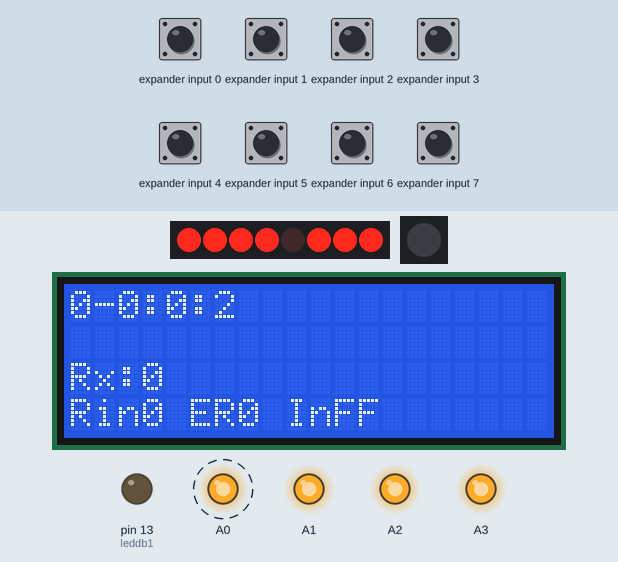
Simulated run of this program. Board: Arduino Uno, built with avr-gcc and run on an emulated ATmega328P. Shown: 8 port-expander outputs drawn as a row of LEDs (first output left, lit = HIGH), 1 RGB LEDs in strip order, left to right, 20×4 character LCD, output pins drawn as LEDs (lit = HIGH). Wiring (inferred from the names in the program): PCF8574 port expander at I2C address 0x22; PCF8574 port expander at I2C address 0x23. Wiring (inferred from the signals the program sends): row of LEDs: on Q0, Q1, Q2, Q3, Q4, Q5, Q6, Q7. Dashed ring = blinking. The test bench sets the inputs (shaded band); at power-on: expander input 0–7 HIGH. What the program prints to the serial monitor is not drawn.

Above: at 1.2 s.
1.3 s: expander input 0 pulled LOW for 0.15 s
2.0 s: expander input 1 pulled LOW for 0.15 s
At 2.4 s:
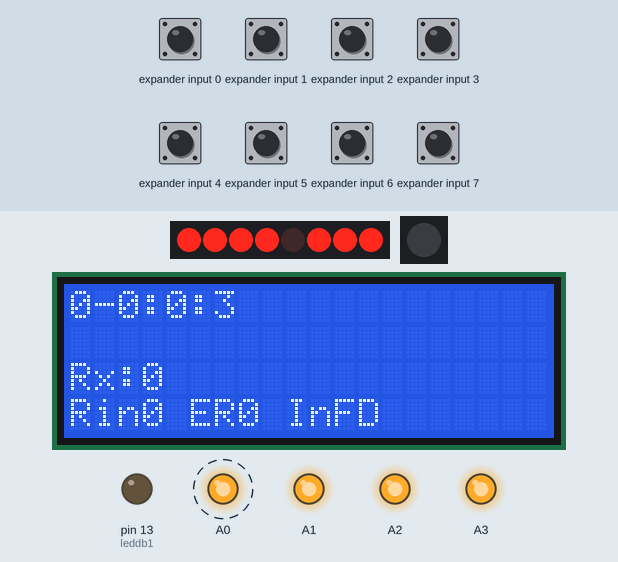
2.7 s: expander input 2 pulled LOW for 0.15 s
At 2.83 s:
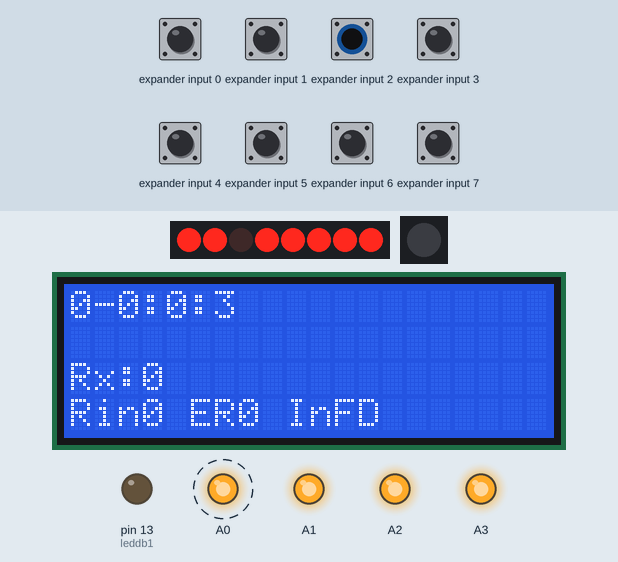
3.4 s: expander input 3 pulled LOW for 0.15 s
At 3.6 s:
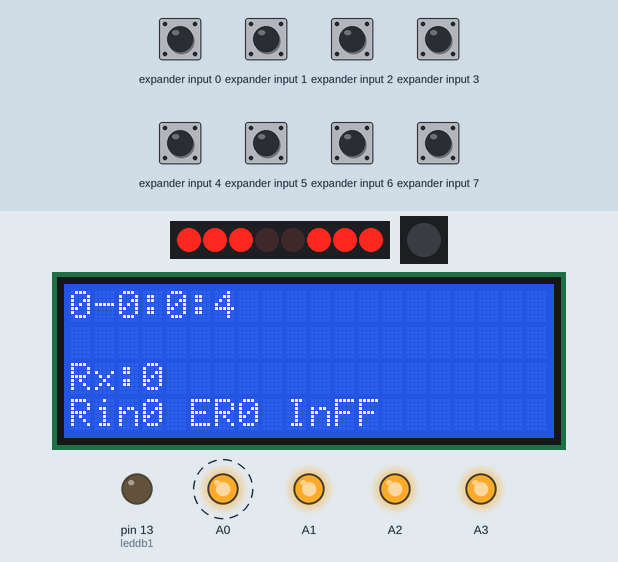
4.1 s: expander input 5 pulled LOW for 1 s
At 4.39 s:
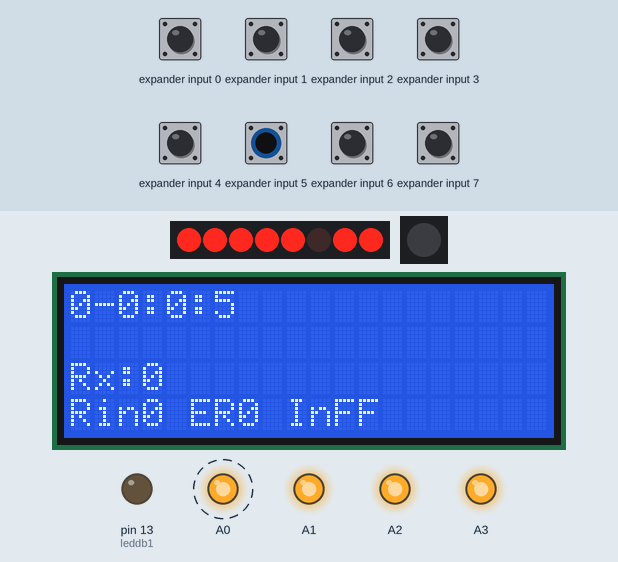
5.7 s: expander input 6 pulled LOW for 0.15 s
At 6.79 s:
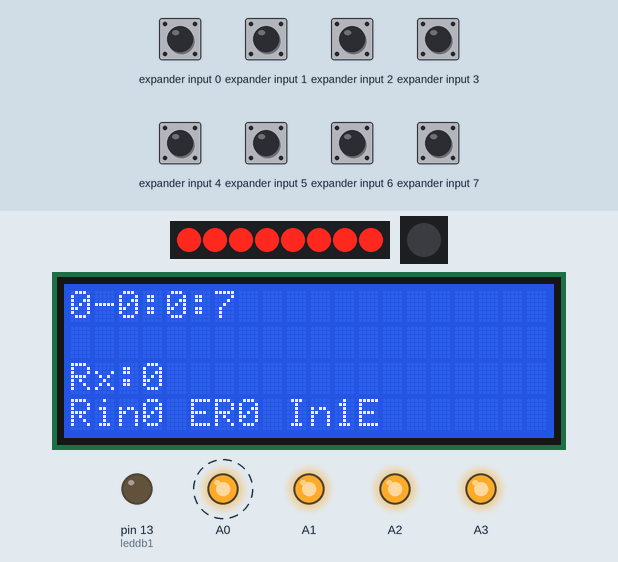
Timing chart, 0 to 7.4 s (numbered marks = the images above; inputs shaded):
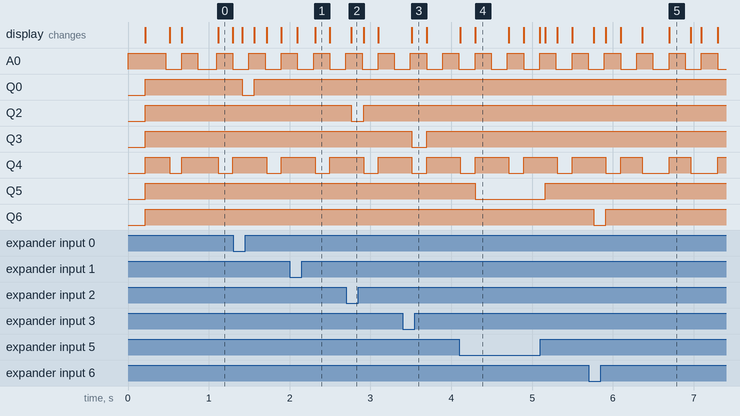

The program:

main.cpp
```cpp
//=======================================================================//
//includes
#include <avr/wdt.h>
#include "Arduino.h"
#include <LiquidCrystal_I2C.h>
#include "comunicazione.h"  //routines per la comunicazione 485 tonali#
#include <Adafruit_NeoPixel.h>
#ifdef __AVR__
 #include <avr/power.h> // Required for 16 MHz Adafruit Trinket
#endif
//=======================================================================//

//#define DEBUG //decommentare per attivare la scrittura su seriale per PC
#define LED_COUNT   1
#define LED_PIN     6
#define BRIGHTNESS  10

const char Address = 0x15;  //Indirizzo slave comunicazione scheda
//const char compile_date[] = __DATE__;
//const char compile_time[] = __TIME__;
//const char filename[] = __FILE__;
unsigned long tempo_loop, tempo_rx, tempo_address;
const unsigned int TIMEOUT = 50000; //timeout sulla 485
//String incomingString = "";

bool stringComplete = false;  // whether the string is complete
unsigned int num_rx = 0;
const byte leddb1 = 13;
unsigned long counterLN;
unsigned long counterTT;
int counterER;
byte led_db1 = 0;
byte inputpcfpin;

byte secondi;                // informazione dei secondi trascorsi dall'accensione
byte minuti = 0;             // informazione dei minuti trascorsi dall'accensione
byte ore = 0;               // informazione delle ore trascorse dall'accensione
byte giorni = 0;             // informazione dei giorni trascorsi dall'accensione
byte inpcf_val = 0;
byte out_pcf = 0;
byte out_pcf_old =0;
byte r = 0;
byte g = 0;
byte b = 0;
int virtual_timer1=0;
int virtual_timer2=0;
int virtual_timer3=0;
int virtual_timer4=0;

//=======================================================================//
// Create an ledStrip object and specify the pin it will use.
//PololuLedStrip<LED_PIN> ledStrip;
//rgb_color colors[1];
LiquidCrystal_I2C lcd(0x27, 20, 4);
Adafruit_NeoPixel strip(LED_COUNT, LED_PIN, NEO_GRB + NEO_KHZ800);
//=======================================================================//
//globals

//=======================================================================//
//setup function runs once
void setup() {

//=======================================================================//
  MCUSR = 0; //!!!! ELIMINA IL PROBLEMA AL RIAVVIO CHE SI RESETTA CONTINUAMENTE
  wdt_disable();
//=======================================================================//
  inputString.reserve(35);  // reserve 35 bytes for the inputString
  tempString.reserve(35);

  Serial.begin(9600);
  Serial.setTimeout(500);
  while (!Serial);
  //Serial.println(compile_date);
  //Serial.println(compile_time);
  pinMode(A0, OUTPUT);
  pinMode(A1, OUTPUT);
  pinMode(A2, OUTPUT);
  pinMode(A3, OUTPUT);
  pinMode(leddb1, OUTPUT);

  pinMode(7, INPUT);
  pinMode(8, INPUT);
  pinMode(9, INPUT);
  pinMode(10, INPUT);
  pinMode(2, INPUT);
  pinMode(3, INPUT);
  pinMode(4, INPUT);
  pinMode(5, INPUT);
  digitalWrite(A0, HIGH);
  digitalWrite(A1, HIGH);
  digitalWrite(A2, HIGH);
  digitalWrite(A3, HIGH);
  strip.begin();
  strip.setBrightness(BRIGHTNESS);
  lcd.init();    // inizializza  lcd
  lcd.backlight();
  //====================================================================
  cli();//stop interrupts

  //set virtual_timer0 interrupt at 2kHz
  TCCR0A = 0;// set entire TCCR2A register to 0
  TCCR0B = 0;// same for TCCR2B
  TCNT0  = 0;//initialize counter value to 0
  // set compare match register for 2khz increments
  OCR0A = 124;// = (16*10^6) / (2000*64) - 1 (must be <256)
  // turn on CTC mode
  TCCR0A |= (1 << WGM01);
  // Set CS01 and CS00 bits for 64 prescaler
  TCCR0B |= (1 << CS01) | (1 << CS00);
  // enable virtual_timer compare interrupt
  TIMSK0 |= (1 << OCIE0A);

  //set virtual_timer1 interrupt at 1Hz
  TCCR1A = 0;// set entire TCCR1A register to 0
  TCCR1B = 0;// same for TCCR1B
  TCNT1  = 0;//initialize counter value to 0
  // set compare match register for 1hz increments
  OCR1A = 15624;// = (16*10^6) / (1*1024) - 1 (must be <65536)
  // turn on CTC mode
  TCCR1B |= (1 << WGM12);
  // Set CS12 and CS10 bits for 1024 prescaler
  TCCR1B |= (1 << CS12) | (1 << CS10);
  // enable virtual_timer compare interrupt
  TIMSK1 |= (1 << OCIE1A);

  //set virtual_timer2 interrupt at 8kHz
  TCCR2A = 0;// set entire TCCR2A register to 0
  TCCR2B = 0;// same for TCCR2B
  TCNT2  = 0;//initialize counter value to 0
  // set compare match register for 8khz increments
  OCR2A = 249;// = (16*10^6) / (8000*8) - 1 (must be <256)
  // turn on CTC mode
  TCCR2A |= (1 << WGM21);
  // Set CS21 bit for 8 prescaler
  TCCR2B |= (1 << CS21);
  // enable virtual_timer compare interrupt
  TIMSK2 |= (1 << OCIE2A);
  sei();//allow interrupts
 //====================================================================
  //abilito il watchdog e imposto il tempo di reset
  wdt_enable(WDTO_250MS);
 //====================================================================
}

void loop() {
  byte inpcf_val;
  tempo_loop = tick;
  //====================================================================
  //executed Virtual virtual_timer1
  if (virtual_timer1 >=200) {
    virtual_timer1=0;
   short channel = 1;
    // read PCF
   Wire.requestFrom(0x22, 1 << channel);
   if (Wire.available())
   {
      inpcf_val = Wire.read();
   }
   Wire.endTransmission();
   //   Serial.println(inpcf_val);
    out_pcf=inpcf_val;
  }
 //====================================================================
  //executed Virtual virtual_timer2
 if (virtual_timer2>=300) {
  virtual_timer2=0;
  if (out_pcf_old != out_pcf) {
  out_pcf_old = out_pcf;
  // Escribir dato en cada uno de los 8 canales
    Wire.beginTransmission(0x23);
    Wire.write(~(out_pcf));
    Wire.endTransmission();
    }
 }
  //====================================================================
  //executed Virtual virtual_timer3
  //skips first time and executed every
  if (virtual_timer3>=2000) {
    virtual_timer3=0;
//    lcd.noBacklight(); // turn off backlight
    lcd.clear();
    delay(5);
    lcd.print(giorni);
    lcd.print(F("-"));
    lcd.print(ore);
    lcd.print(F(":"));
    lcd.print(minuti);
    lcd.print(F(":"));
    lcd.print(secondi);
    lcd.print(F("  "));
    lcd.setCursor(0, 3);
    lcd.print(F("Rin"));
    lcd.print(counterLN, DEC);
    lcd.print(F(" ER"));
    lcd.print(counterER, DEC);
    lcd.print(F(" In"));
    lcd.print(inpcf_val, HEX);
    lcd.setCursor(0, 2);
    lcd.print(F("Rx:"));
    lcd.print(counterTT, DEC);
     // }*/
   }
  //====================================================================
  //executed Virtual virtual_timer4
  if (virtual_timer4>=400) {
    virtual_timer4=0;
    led_db1 ^= 1;
    digitalWrite(A0, led_db1);
    out_pcf ^= (1<<4);
    cli();
    strip.setPixelColor(0, g, r, b); //Imposta il colore al nostro led
    strip.show();
    sei();
  }
  //====================================================================

  if ((tempo_loop - tempo_rx) > TIMEOUT) {
    //Senza comunicazione va in debug
    tempo_rx = tempo_loop;
    tempo_address = tempo_loop;
    Serial.flush();// clear the string:
    Serial.print(F("\nDebug:"));
    Serial.print(giorni);
    Serial.print(F("-"));
    Serial.print(ore);
    Serial.print(F(":"));
    Serial.print(minuti);
    Serial.print(F(":"));
    Serial.print(secondi);
    Serial.print(F("  inpcf:"));
    Serial.print(inpcf_val);
    Serial.print(F("  rxtot:"));
    Serial.print(counterLN, DEC);
    Serial.print(F("  ertot:"));
    Serial.println(counterER, DEC);
  }
//====================================================================
  if ((tempo_loop - tempo_address) > TIMEOUT) {
    //C'è comunicazione ma non viene interrogato il suo indirizzo
    tempo_address = tempo_loop;
  }
//====================================================================
  digitalWrite(leddb1, LOW); //led debug (lampeggia sulla comunicazione)
  unsigned long temp_calc = tick - time_now_rx ;
//====================================================================
  if ((temp_calc > 10) && on_com) { //Quando smetto di ricevere dati per 1.25 ms considero la stringa rx485 terminata > 10msec
    //time_now_rx = tick; // !!!!risolve il problema del disallineamento in rx :-(
    on_com = 0;
    stringComplete = 1;
  }
//====================================================================

  if (stringComplete) {
    cli();
    tempString="";
    byte lunghezza = inputString.length();
      for (byte x =0; x<=lunghezza+1;x++) {
        char inChar = inputString[x];
        tempString += inChar;
        //Serial.write(inChar);
      }
    inputString="";
    sei();
    counterTT++;
    //Serial.print("*");
    //Serial.println(tempString);
    digitalWrite(leddb1, HIGH);//led debug (lampeggia sulla comunicazione)
    //Serial.flush();// clear the string:
    tempo_rx = tick;
    stringComplete = false;
    byte pos_command = checkcomm();
    byte rx_add = tempString[pos_command - 1];

    if (Address == rx_add)   {
      tempo_address = tick;
      char cmd_com  = tempString[pos_command];
      byte rval_com = tempString[pos_command + 4];
      byte gval_com = tempString[pos_command + 5];
      byte bval_com = tempString[pos_command + 6];
      byte sommatoria = cecksum(pos_command);
      //        Serial.write(sommatoria);
      //        Serial.write(buttonState1);
      //        Serial.write(buttonState2);
      //        Serial.write(buttonState3);
      //        Serial.write(swState1);
      //        Serial.write(swState2);
      //        Serial.write(swState3);
      //        Serial.write(swState4);
      //        Serial.println(rx_add,HEX);
      //        Serial.print(rx_add,HEX);
      //        Serial.print("C");
      //        Serial.print(cmd_com,HEX);
      //        Serial.print(" L");
      //        Serial.print(lng_com,HEX);
      //        Serial.print("LV ");
      //        Serial.print(ledval_com,HEX);
      //        Serial.print("LUM ");
      //        Serial.print(lumval_com,HEX);
      //        Serial.print(" ");
      //        Serial.print(rval_com,HEX);
      //        Serial.print(" ");
      //        Serial.print(gval_com,HEX);
      //        Serial.print(" ");
      //        Serial.print(bval_com,HEX);
      //        Serial.print(" ck:");
      //        Serial.print(ckval_com,HEX);
      //        Serial.print(" ckcal:");
      //        Serial.print(sommatoria,HEX);
      //        Serial.println(" ");

      if ((cmd_com == 0x50) && (sommatoria)) {
        r=rval_com;
        g=gval_com;
        b=bval_com;
        counterLN++;
      } else {
        counterER++;
        //Serial.print(F("CK*"));
      }
    }
    //}
  }

//====================================================================
  //resetto il watchdog
  wdt_reset();
}
//====================================================================

ISR(TIMER0_COMPA_vect){//virtual_timer0 interrupt 2kHz
//generates pulse wave of frequency 2kHz/2 = 1kHz (takes two cycles for full wave- toggle high then toggle low)
  virtual_timer1++;
  virtual_timer2++;
  virtual_timer3++;
  virtual_timer4++;
}

ISR(TIMER1_COMPA_vect){//virtual_timer1 interrupt 1Hz
//generates pulse wave of frequency 1Hz/2 = 0.5kHz (takes two cycles for full wave- toggle high then toggle low)

  secondi ++ ; // trasformo la tmpsecvar tmp in secondi da 0 a 60
    // quando raggiungo 60 secondi incremento i minuti e aggiorno la tmpsecvar di trasformazione secondi minuti
  if (secondi >= 60) {
    secondi=0;
    minuti = minuti + 1;
  }
  //ogni 60 minuti incremento  ora e azzero la  minuti
  if (minuti >= 60) {
    minuti = 0;
    ore = ore + 1;
  }
  //ogni 24 ore incremento la  giorni e azzero la  ore
  if (ore >= 24) {
    ore = 0;
    giorni = giorni + 1;
  }
}

ISR(TIMER2_COMPA_vect){//virtual_timer1 interrupt 8kHz
//generates pulse wave of frequency 8kHz/2 = 4kHz (takes two cycles for full wave- toggle high then toggle low)
  tick++;
}
```

comunicazione.h
```cpp
byte MAX_IN_DATA = 30; // utilizzo per la seriale (massima grandezza caratteri in ingresso)
unsigned long time_now_rx=0;
unsigned long tick=0;
String inputString = "";
String tempString = "";         // a String to hold incoming data
byte on_com =0;
////////////////////////////////////////

////////////////////////////////////////
byte checkcomm() {
  // individuo inizio stringa comando FF 0A

  char test = 0xff;
  if (tempString[0] == test) {  // Verifico ci sia la sequenza FF
    test = 0x0a;
    if (tempString[1] == test) { // Verifico ci sia indirizzo >0A
      return(3); // al byte 3 c'è il byte comando
    }
  }
  return(0);
}
//////////////////////////////////////// CECKSUM //////////////////////////////
byte cecksum(byte pos_cmd) {
  byte chk = tempString[pos_cmd-1]; //inizio la somma partendo dall'Address
  byte lunghezza = tempString[pos_cmd+1];
  byte ckval_com = tempString[pos_cmd+2+lunghezza];
  for (byte x =0; x<=lunghezza+1;x++) {
    byte dato = tempString[x+pos_cmd];
    chk = chk + dato;
  }
    byte res_chk = 0 - chk;
  if (res_chk == ckval_com){
    return res_chk;
  }
    else {
      return (0);
    }
}

 /*
  SerialEvent occurs whenever a new data comes in the hardware serial RX. This
  routine is run between each time loop() runs, so using delay inside loop can
  delay response. Multiple bytes of data may be available.
*/
void serialEvent() {
  while (Serial.available()) {
    on_com++;
    if (on_com>MAX_IN_DATA) { //Controllo lunghezza inputString...
      on_com=1;
      inputString="";
    }
    // get the new byte:
    char inChar = (char)Serial.read();
    // add it to the inputString:
    inputString += inChar;
  }
  time_now_rx = tick;
}
```

Measured:
- after the input at 2.0 s, the display: first changes after 0.10 s (image 1 shows a later state)
- after the input at 2.7 s, the display: changes after 0.06 s (image 2)
- after the input at 3.4 s, the display: changes after 0.11 s (image 3)
- after the input at 4.1 s, the display: first differs from a run without the input after 0.20 s (image 4)
- after the input at 5.7 s, the display: first changes after 0.06 s (image 5 shows a later state)
- by itself, A0: alternates HIGH for 0.20 s and LOW for 0.20 s
- what the display in image 4 shows lasts 0.4 s, from 4.3 s to 4.7 s
